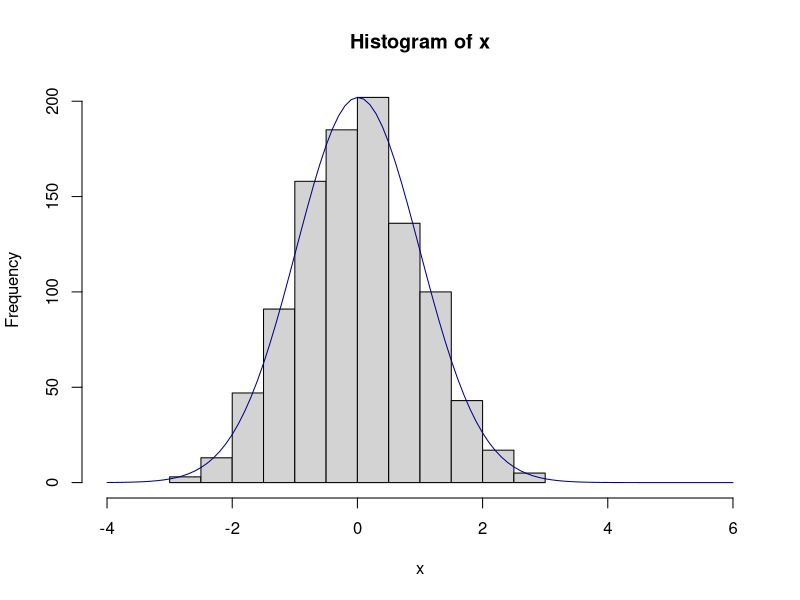

Recreate this plot in R.
#Page 185

set.seed(39)
x = c()

for(i in 1:1000){
  x_i = runif(12, -1/2, 1/2)
  x = append(x, sum(x_i))
}

miu = mean(x)
sd = sqrt(var(x))

freq = hist(x, xlim = c(-4,6))
height = max(freq$counts)/dnorm(miu,miu,sd)
curve(dnorm(x,miu,sd)*height, add = TRUE, col = "dark blue")

#The answer may vary due to difference in representation
